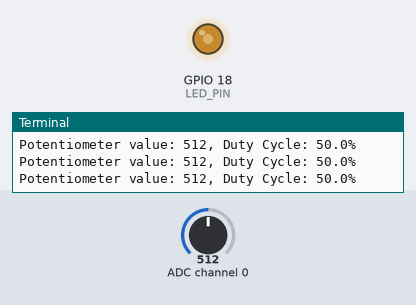
The program below on a simulated Raspberry Pi (BCM pin numbers). Shown: output pins drawn as LEDs (lit = HIGH), the last lines printed to the terminal. Inputs (shaded band) come from the test bench; at power-on: ADC channel 0 = 512 (analog values on the 0–1023 scale).

Above: at 1.2 s.
1.3 s: ADC channel 0 set to 716
At 2.5 s:
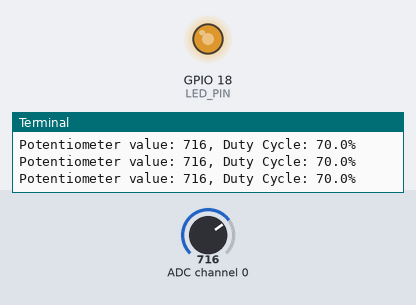
2.8 s: ADC channel 0 set to 900
At 4.0 s:
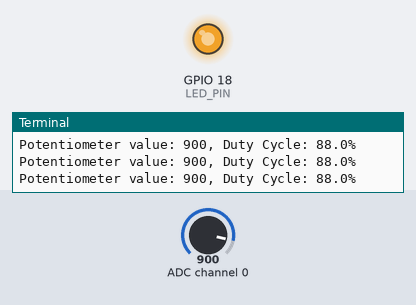
4.3 s: ADC channel 0 set to 122
At 5.5 s:
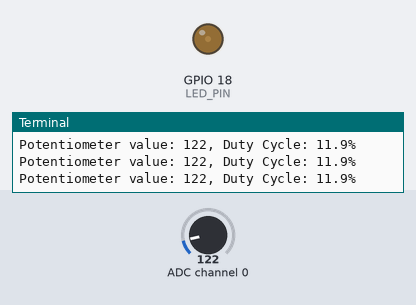
5.8 s: ADC channel 0 set to 0
At 7.1 s:
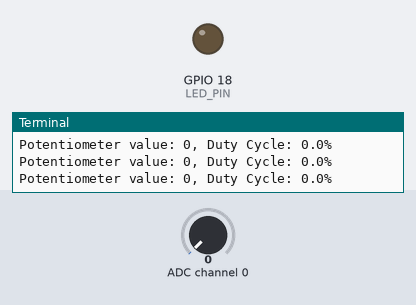
Timing chart, 0 to 8.3 s (numbered marks = the images above; inputs shaded):
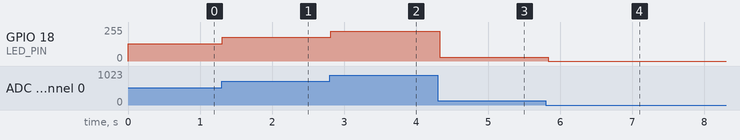

Measured:
- after the input at 1.3 s, GPIO 18 (LED_PIN): 128/255 → 178/255 at once
- after the input at 2.8 s, GPIO 18 (LED_PIN): 178/255 → 224/255 at once
- after the input at 4.3 s, GPIO 18 (LED_PIN): 224/255 → 30/255 at once
- after the input at 5.8 s, GPIO 18 (LED_PIN): 30/255 → 0/255 at once

The program:

mcp3008.py
```python
import spidev
import time
import RPi.GPIO as GPIO

# GPIO setup
LED_PIN = 18  # Use PWM-capable pin
GPIO.setmode(GPIO.BCM)
GPIO.setup(LED_PIN, GPIO.OUT)
pwm = GPIO.PWM(LED_PIN, 1000)  # PWM at 1kHz
pwm.start(0)

# SPI setup
spi = spidev.SpiDev()
spi.open(0, 0)  # Open bus 0, device 0 (CE0)
spi.max_speed_hz = 1350000

# Read MCP3008 channel (0-7)
def read_adc(channel):
    if channel < 0 or channel > 7:
        return -1
    adc = spi.xfer2([1, (8 + channel) << 4, 0])
    data = ((adc[1] & 3) << 8) + adc[2]
    return data

try:
    while True:
        value = read_adc(0)  # Read from channel 0
        duty_cycle = (value / 1023.0) * 100  # Scale to 0-100%
        pwm.ChangeDutyCycle(duty_cycle)
        print(f"Potentiometer value: {value}, Duty Cycle: {duty_cycle:.1f}%")
        time.sleep(0.1)

except KeyboardInterrupt:
    print("Exiting...")
    pwm.stop()
    GPIO.cleanup()
    spi.close()
```
